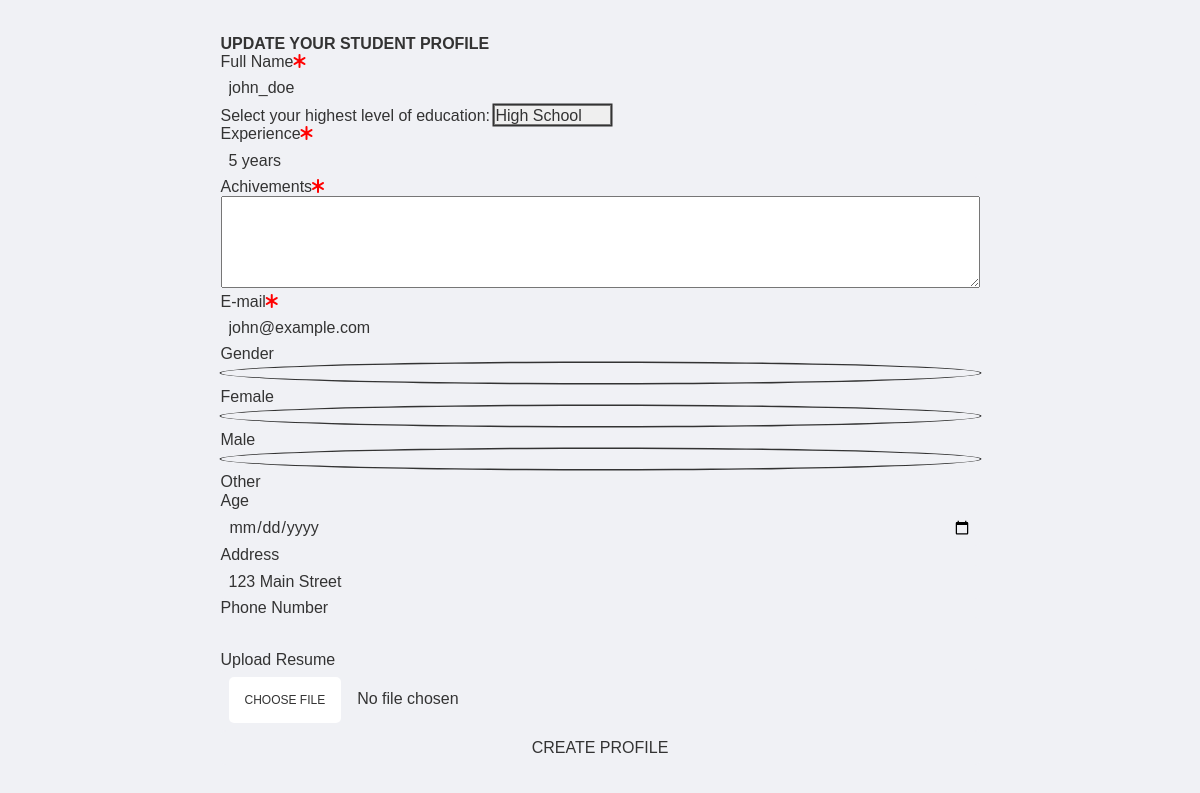
Page /studentProfileUpdate?id=1 on the earlier database version.
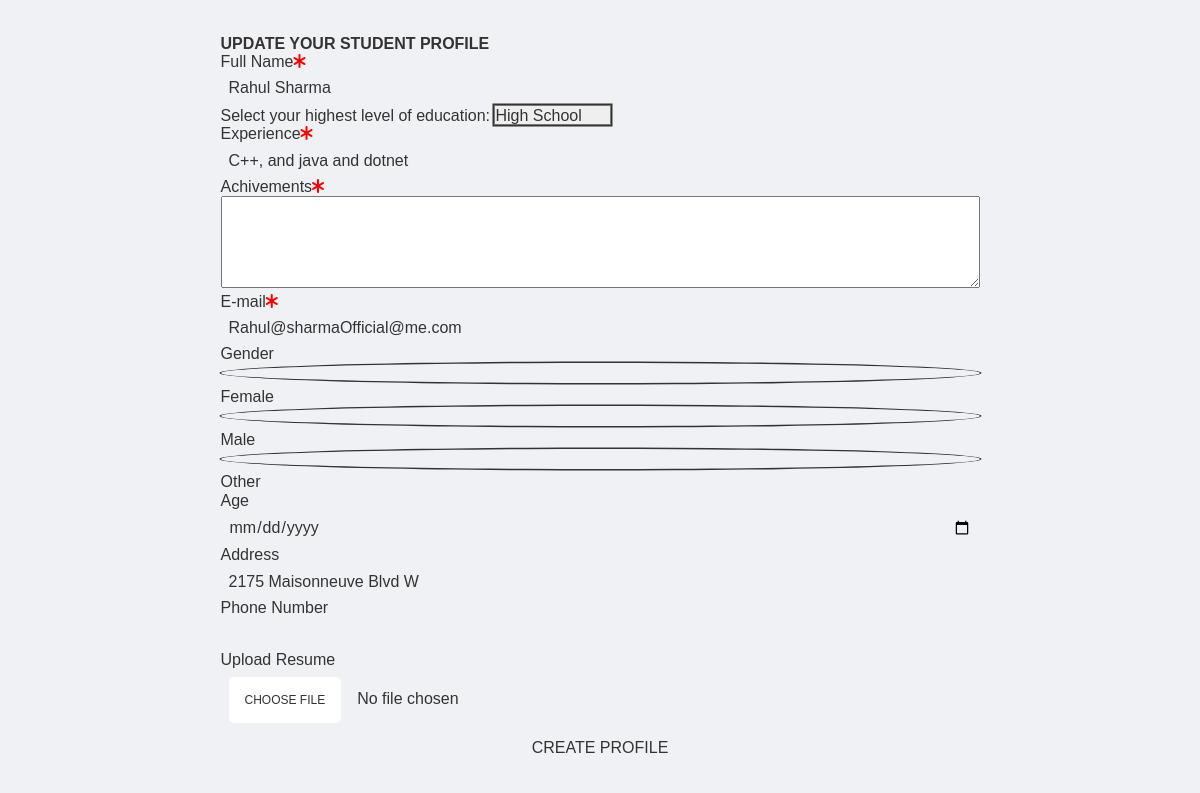
Same page on the later database version.
### Models/Student.py (models this page shows, shortened)
class Student(db.Model):
    __tablename__ = 'student'
    id = db.Column(db.Integer, primary_key=True)
    username = db.Column(db.Integer, nullable=True)
    highestQualification = db.Column(db.Integer,nullable=True)
    work_experience = db.Column(db.Integer, nullable=True)
    achivements = db.Column(db.String(150), nullable=True)
    email = db.Column(db.String(15),nullable=True)
    gender = db.Column(db.String(10), nullable=True)
    age = db.Column(db.DateTime,nullable=True)
    address = db.Column(db.String(50), nullable=True)
    phone = db.Column(db.String(15), nullable=True)
    resume = db.Column(db.LargeBinary)
    status = db.Column(db.String(15), nullable=True)
    selectedJobs = db.relationship('JobPosting',secondary = 'stu_jobs')
    @classmethod
    def get_user_by_id(cls, id_):
        return cls.query.filter_by(id=id_).first()

### app.py (the view)
@app.route('/studentProfileUpdate')
def studentProfileUpdate():
    studentId = request.args.get('id')
    student = Student.get_user_by_id(studentId)
    return render_template('studentUpdateProfileForm.html', student=student)

### templates/studentUpdateProfileForm.html (shortened to what this page needs)
<!DOCTYPE html>
<html lang="en">
<head>
  <link rel= "stylesheet" type= "text/css" href= "{{ url_for('static',filename='styles/studentUpdateProfile.css') }}">
</head>
<body>
  <main>
    <form id="update-register" method="post" enctype="multipart/form-data">
    <h2 id="register__title">Update your Student profile</h2>
    <div class="register__box">
      <label for="user">Full Name<i class="fas fa-asterisk"></i></label>
      <input id="user" type="text" maxLength="64" required value="{{ student.username }}">
    </div>
    <label for="Education">Select your highest level of education:</label>
    <select name="education" id="education">
      <option value="HighSchool" selected>High School</option>
    </select>
    <div class="register__box">
      <label for="experience">Experience<i class="fas fa-asterisk"></i></label>
      <input id="experience" type="text" maxLength="64" value="{{ student.work_experience }}">
    </div>
    <div class="register__box">
      <label for="achievments">Achivements<i class="fas fa-asterisk"></i></label>
      <textarea id="achievments" value="{{ student.achivements }}" rows="5" cols="80"></textarea>
    </div>
    <div class="register__box">
      <label for="mail">E-mail<i class="fas fa-asterisk"></i></label>
      <input id="mail" type="email" size="64" maxLength="64" value="{{ student.email }}" pattern=".+@gmail.com" title="Example@gmail.com">
    </div>
    <div class="register__box conteiner__check" id="genderContainer">
      <label for="genders">Gender</label>
      <ul class="conteiner__check">
        <li>
          <input id="female" name="gender" type="radio" value="Female">
          <label for="female">Female</label>
        </li>
        <li>
          <input id="male" name="gender" type="radio" value="Male">
          <label for="male">Male</label>
        </li>
        <li>
          <input id="other" name="gender" type="radio" value="Other">
          <label for="other">Other</label>
        </li>
      </ul>
    </div>
    <div class="register__box">
      <label for="age">Age</label>
      <input id="age" type="date" value= "{{ student.age }}" minLength="2">
    </div>
    <div class="register__box">
      <label for="address">Address</label>
      <input id="address" type="text" maxLength="100" value = "{{ student.address }}">
    </div>
    <div class="register__box">
      <label for="phone">Phone Number</label>
      <input id="phone" type="number" maxLength="11" value="{{ phone }}">
    </div>
    <div class="register__box">
      <label for="resume">Upload Resume</label>
      <input id="resume" type="file" value="{{ student.resume }}">
    </div>
    <input type="button" value="Create profile" id="updateProfile">
    </form>
  </main>
</body>

Differences in the rows shown:
changed Student: username "john_doe" → "Rahul Sharma"; work_experience "5 years" → "C++, and java and dotnet"; email "john@example.com" → "Rahul@sharmaOfficial@me.com"; address "123 Main Street" → "2175 Maisonneuve Blvd W"
